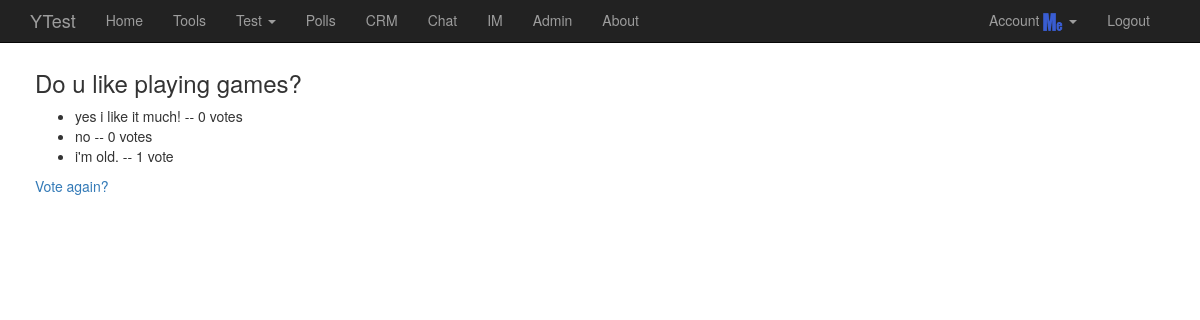
The app's page /polls/6/results/ (signed in) with its own data.
### polls/models.py (models this page shows, shortened)
class Question(models.Model):
	question_text = models.CharField(max_length=200)
	pub_date = models.DateTimeField('date published')
	def was_published_recently(self):
		now = timezone.now()
		return timezone.now() - datetime.timedelta(days=1) <= self.pub_date <= now
	was_published_recently.admin_order_field = 'pub_date'
	was_published_recently.boolean = True
	was_published_recently.short_description = 'Published recently?'

class Choice(models.Model):
	question = models.ForeignKey(Question, on_delete=models.CASCADE)
	choice_text = models.CharField(max_length=200)
	votes = models.IntegerField(default=0)

### polls/views.py (the view)
# urls.py: url(r'^(?P<pk>[0-9]+)/results/$', views.ResultsView.as_view(), name='results'),
class ResultsView(generic.DeleteView):
	model = Question
	template_name = 'polls/results.html'

### polls/templates/polls/results.html (shortened to what this page needs)
{% extends 'polls/base.html' %}
{% block content %}
<h3>{{ question.question_text }}</h3>
<ul>
{% for choice in question.choice_set.all %}
    <li>{{ choice.choice_text }} -- {{ choice.votes }} vote{{ choice.votes|pluralize }}</li>
{% endfor %}
</ul>
<a href="{% url 'polls:detail' question.id %}">Vote again?</a>
{% endblock %}

### mysite/static/styles.css (style rules this page uses)
body { position: relative; padding-top: 40px; padding-bottom: 30px; }

### records on screen
Question: question_text "Do u like playing games?"
Choice: choice_text "yes i like it much!", votes "0"
Choice: choice_text "no", votes "0"
Choice: choice_text "i'm old.", votes "1"
